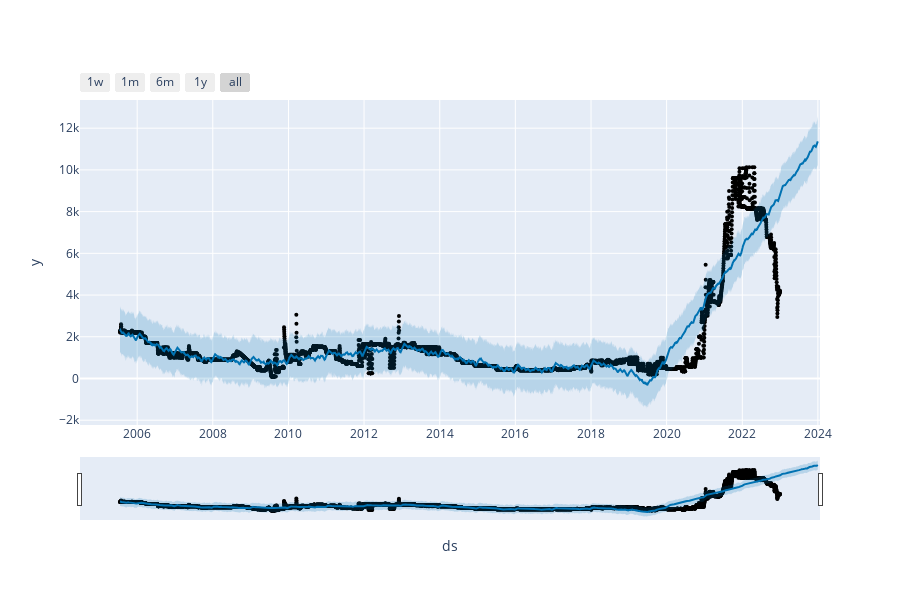

Notebook source saved alongside this figure:
### Code cell
plot_plotly(m, forecast)

### Figure 1 — Plotly figure (JSON) as saved in the notebook; plotly's stock layout.template omitted (floating-point values rounded to 4 significant figures; data arrays with more than 128 entries replaced by an {"elided": "..."} marker saying what was removed)
{"data": [{"marker": {"color": "black", "size": 4}, "mode": "markers", "name": "Actual", "type": "scatter", "x": {"elided": "6375 str values"}, "y": {"elided": "6375 float values"}}, {"hoverinfo": "skip", "line": {"width": 0}, "mode": "lines", "type": "scatter", "x": {"elided": "6740 str values"}, "y": {"elided": "6740 float values"}}, {"fill": "tonexty", "fillcolor": "rgba(0, 114, 178, 0.2)", "line": {"color": "#0072B2", "width": 2}, "mode": "lines", "name": "Predicted", "type": "scatter", "x": {"elided": "6740 str values"}, "y": {"elided": "6740 float values"}}, {"fill": "tonexty", "fillcolor": "rgba(0, 114, 178, 0.2)", "hoverinfo": "skip", "line": {"width": 0}, "mode": "lines", "type": "scatter", "x": {"elided": "6740 str values"}, "y": {"elided": "6740 float values"}}], "layout": {"height": 600, "showlegend": false, "width": 900, "xaxis": {"rangeselector": {"buttons": [{"count": 7, "label": "1w", "step": "day", "stepmode": "backward"}, {"count": 1, "label": "1m", "step": "month", "stepmode": "backward"}, {"count": 6, "label": "6m", "step": "month", "stepmode": "backward"}, {"count": 1, "label": "1y", "step": "year", "stepmode": "backward"}, {"step": "all"}]}, "rangeslider": {"visible": true}, "title": {"text": "ds"}, "type": "date"}, "yaxis": {"title": {"text": "y"}}}}
